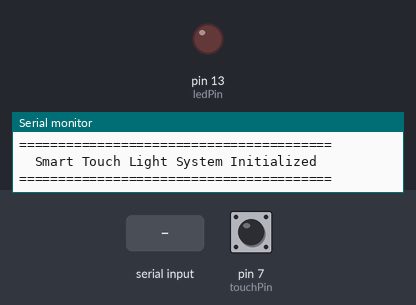
Recording of a sketch running on a simulated Arduino Uno, built with avr-gcc and run on an emulated ATmega328P. Shown: output pins drawn as LEDs (lit = HIGH), the last lines printed to the serial monitor. Inputs (shaded band) come from the test bench; at power-on: pin 7 (touchPin) LOW.

Above: at 1.2 s.
1.3 s: pin 7 (touchPin) pulled HIGH for 0.15 s
At 1.7 s:
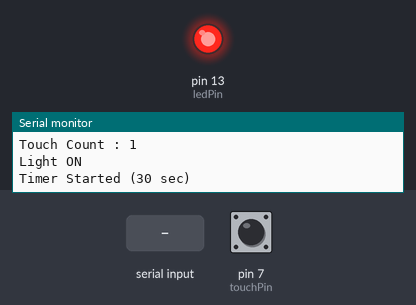
4.5 s: pin 7 (touchPin) pulled HIGH for 1 s
At 5.3 s:
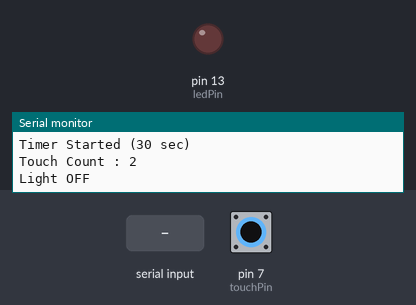
7.0 s: pin 7 (touchPin) pulled HIGH for 3.2 s
At 8.4 s:
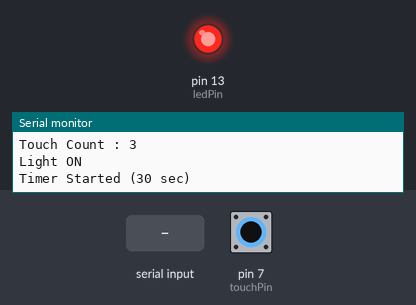
13.5 s: "VISION_OFF\n" received over Serial
At 13.8 s:
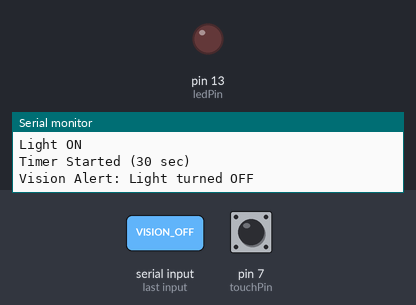
Timing chart, 0 to 16.0 s (numbered marks = the images above; inputs shaded):
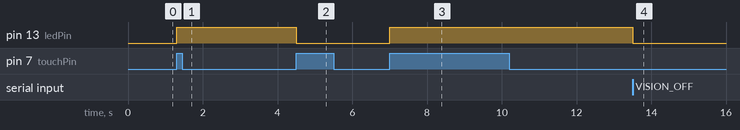

Measured:
- after the input at 1.3 s, pin 13 (ledPin): LOW → HIGH at once
- after the input at 4.5 s, pin 13 (ledPin): HIGH → LOW at once
- after the input at 7.0 s, pin 13 (ledPin): LOW → HIGH at once
- after the input at 13.5 s, pin 13 (ledPin): HIGH → LOW at once

The sketch:

SmartTouchLight.ino
```cpp
// Pin Configurations
const int touchPin = 7;
const int ledPin = 13;

// State Variables
bool ledState = false;
bool lastTouchState = LOW;
bool warningMode = false;
bool blinkState = true;
int countdown = 5;

// Timers (Using unsigned long to prevent overflow bugs)
unsigned long startTime = 0;
unsigned long lastBlinkTime = 0;
unsigned long lastCountTime = 0;
unsigned long twentyFourHourTimer = 0;

// Analytics Counters
unsigned int touchCount = 0;
unsigned int autoOffCount = 0;
unsigned int sessionCount = 0;
unsigned long totalOnTimeMs = 0; // Cumulative time across completed sessions

// Energy Calculation Constants
const double LED_POWER_WATTS = 0.04;    // 0.04 Watts (given in documentation)
const double COST_PER_WH = 0.012;       // 12 Tk per kWh = 0.012 Tk per Wh

// Serial Input Buffer
String inputBuffer = "";

void setup() {
  pinMode(touchPin, INPUT);
  pinMode(ledPin, OUTPUT);
  digitalWrite(ledPin, LOW);

  Serial.begin(9600);
  twentyFourHourTimer = millis(); // Initialize the 24-hour baseline

  Serial.println("========================================");
  Serial.println("  Smart Touch Light System Initialized  ");
  Serial.println("========================================");
}

void loop() {
  // 1. Handle Automatic 24-Hour Report
  // 86400000 milliseconds = 24 hours
  if (millis() - twentyFourHourTimer >= 86400000UL) {
    printReport("24-Hour Monitoring Completed");
    resetStatistics();
    Serial.println("24-Hour Session Completed.");
    Serial.println("Statistics Reset Automatically.");
    Serial.println("New Monitoring Session Started.");
  }

  // 2. Handle Serial Commands ("report", "reset", and Python Vision Input)
  while (Serial.available() > 0) {
    char c = Serial.read();
    if (c == '\n' || c == '\r') {
      inputBuffer.trim();
      if (inputBuffer.equalsIgnoreCase("report")) {
        printReport("Current Monitoring Session");
      }
      else if (inputBuffer.equalsIgnoreCase("reset")) {
        printReport("Monitoring Session Ended");
        Serial.println("Manual Reset Requested...");
        resetStatistics();
        Serial.println("Statistics Cleared Successfully.");
        Serial.println("New Monitoring Session Started.");
      }
      // NEW: Vision Control - Turn ON / Reset Warning Countdown (All fingers open)
      else if (inputBuffer.equalsIgnoreCase("VISION_ON")) {
        if (!ledState) {
          ledState = true;
          digitalWrite(ledPin, HIGH);
          startTime = millis();
          sessionCount++; // Increment session count for average time tracking
          warningMode = false;
          countdown = 5;
          blinkState = true;
          Serial.println("Vision Alert: Light turned ON");
        } else if (warningMode) {
          // If in warning mode, hand gesture cancels warning and extends the timer
          warningMode = false;
          countdown = 5;
          digitalWrite(ledPin, HIGH);
          startTime = millis();
          Serial.println("Vision Alert: Warning Cancelled");
        }
      }
      // NEW: Vision Control - Turn OFF (All fingers closed / Fist)
      else if (inputBuffer.equalsIgnoreCase("VISION_OFF")) {
        if (ledState) {
          ledState = false;
          digitalWrite(ledPin, LOW);
          totalOnTimeMs += (millis() - startTime); // Save session duration
          Serial.println("Vision Alert: Light turned OFF");
        }
      }
      inputBuffer = ""; // Clear buffer after evaluation
    } else {
      inputBuffer += c;
    }
  }

  // 3. Handle Touch Sensor Inputs
  bool touchState = digitalRead(touchPin);

  if (touchState == HIGH && lastTouchState == LOW) {
    touchCount++;
    Serial.println();
    Serial.print("Touch Count : ");
    Serial.println(touchCount);

    if (!ledState) {
      // Feature 1: LED turns ON
      ledState = true;
      digitalWrite(ledPin, HIGH);
      startTime = millis();
      sessionCount++; // Increment session count for average time tracking

      warningMode = false;
      countdown = 5;
      blinkState = true;

      Serial.println("Light ON");
      Serial.println("Timer Started (30 sec)");
    }
    else {
      if (warningMode) {
        // Feature 4: Touch during warning mode cancels countdown
        warningMode = false;
        countdown = 5;
        digitalWrite(ledPin, HIGH);
        startTime = millis();

        Serial.println("Touch Detected");
        Serial.println("Countdown Cancelled");
        Serial.println("Timer Reset (30 sec)");
        Serial.println("Light Remains ON");
      }
      else {
        // Feature 1: Touch again while ON turns it OFF
        ledState = false;
        digitalWrite(ledPin, LOW);
        totalOnTimeMs += (millis() - startTime); // Save session duration
        Serial.println("Light OFF");
      }
    }
    delay(200); // Hardware debouncing
  }
  lastTouchState = touchState;

  // 4. Feature 3: Enter Warning Mode after 25 seconds of continuous run time
  if (ledState && !warningMode && (millis() - startTime >= 25000)) {
    warningMode = true;
    countdown = 5;
    lastBlinkTime = millis();
    lastCountTime = millis();

    Serial.println();
    Serial.println("----------------------------");
    Serial.println("WARNING!");
    Serial.println("Auto OFF in 5 seconds...");
    Serial.println(countdown);
  }

  // 5. Warning Mode Active Control Loop
  if (warningMode) {
    // Feature 4: Slow blinking active during last 5 seconds (every 250ms toggle)
    if (millis() - lastBlinkTime >= 250) {
      blinkState = !blinkState;
      digitalWrite(ledPin, blinkState);
      lastBlinkTime = millis();
    }

    // Feature 3: Live numeric countdown tracking
    if (millis() - lastCountTime >= 1000) {
      countdown--;
      if (countdown > 0) {
        Serial.println(countdown);
      }
      lastCountTime = millis();
    }

    // Feature 2 & 9: Countdown hits 0 -> Auto OFF activates
    if (countdown <= 0) {
      ledState = false;
      warningMode = false;
      digitalWrite(ledPin, LOW);

      autoOffCount++;
      totalOnTimeMs += (millis() - startTime); // Capture full 30-second runtime

      Serial.println();
      Serial.println("Sleep Mode Activated");
      Serial.println("Light OFF");
    }
  }
}

// Helper Function: Generates and prints analytics report format
void printReport(String sessionStatus) {
  // If the light is active right now, compute current elapsed time on the fly
  unsigned long dynamicSessionTime = ledState ? (millis() - startTime) : 0;
  unsigned long aggregateTimeSeconds = (totalOnTimeMs + dynamicSessionTime) / 1000;

  // Features 7 & 8: Math Formulas
  double energyUsedWh = LED_POWER_WATTS * ((double)aggregateTimeSeconds / 3600.0);
  double estimatedCostTk = energyUsedWh * COST_PER_WH;

  unsigned long averageSessionSeconds = 0;
  if (sessionCount > 0) {
    averageSessionSeconds = aggregateTimeSeconds / sessionCount;
  }

  Serial.println("========================================");
  Serial.println("SMART LIGHT ANALYTICS");
  Serial.println("========================================");
  Serial.println();
  Serial.println(sessionStatus);
  Serial.println();
  Serial.print("Touch Count          : "); Serial.println(touchCount);
  Serial.print("Total ON Time        : "); formatTimeDisplay(aggregateTimeSeconds, false); Serial.println();
  Serial.print("Energy Used          : "); Serial.print(energyUsedWh, 3); Serial.println(" Wh");
  Serial.print("Estimated Cost       : "); Serial.print(estimatedCostTk, 5); Serial.println(" Tk");
  Serial.print("Auto OFF Events      : "); Serial.println(autoOffCount);
  Serial.print("Average Session Time : "); formatTimeDisplay(averageSessionSeconds, true); Serial.println();
  Serial.println();
  Serial.println("========================================");
}

// Helper Function: Resets all monitoring variables to 0
void resetStatistics() {
  touchCount = 0;
  autoOffCount = 0;
  totalOnTimeMs = 0;

  if (ledState) {
    startTime = millis(); // Continuous baseline shift if light stays running
    sessionCount = 1;
  } else {
    sessionCount = 0;
  }
  twentyFourHourTimer = millis();
}

// Helper Function: Formats raw seconds cleanly matching the documentation style
void formatTimeDisplay(unsigned long totalSeconds, bool isAverageField) {
  unsigned long hours = totalSeconds / 3600;
  unsigned long minutes = (totalSeconds % 3600) / 60;
  unsigned long seconds = totalSeconds % 60;

  if (hours > 0) {
    Serial.print(hours); Serial.print("h ");
    Serial.print(minutes); Serial.print("m ");
    Serial.print(seconds); Serial.print("s");
  }
  else if (minutes > 0) {
    Serial.print(minutes); Serial.print("m ");
    Serial.print(seconds); Serial.print("s");
  }
  else {
    if (isAverageField) {
      Serial.print(seconds); Serial.print(" sec");
    } else {
      Serial.print(seconds); Serial.print("s");
    }
  }
}
```
